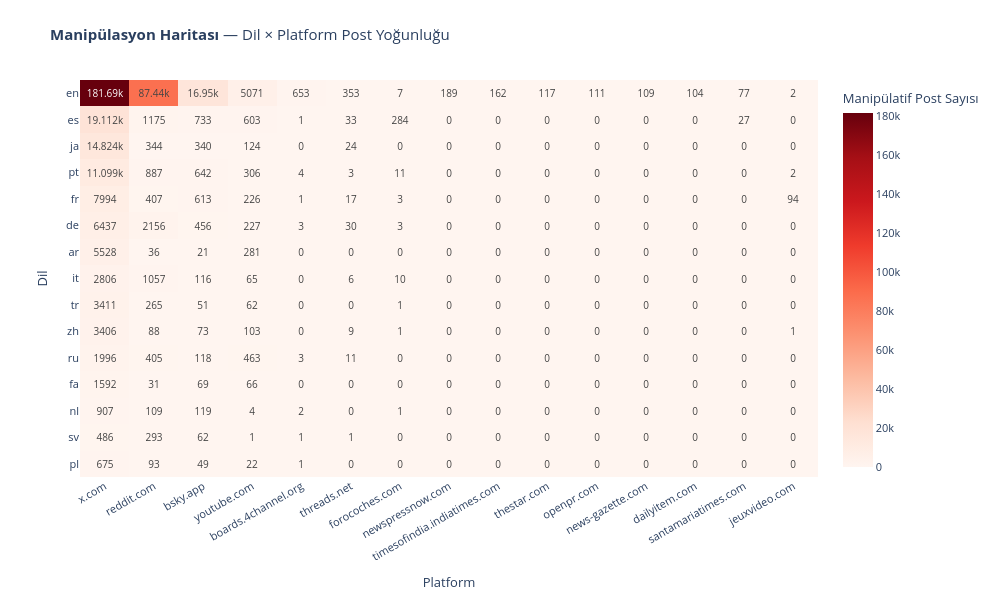

Source (notebook cell):
### Code cell
fig_html = px.imshow(
    manip_pivot,
    title='<b>Manipülasyon Haritası</b> — Dil × Platform Post Yoğunluğu',
    labels=dict(x='Platform', y='Dil', color='Manipülatif Post Sayısı'),
    color_continuous_scale='Reds', aspect='auto', text_auto=True, height=600, width=1000,
)
fig_html.update_layout(font=dict(size=11), title_font_size=15,
                       margin=dict(l=80, r=40, t=80, b=100))
fig_html.update_xaxes(tickangle=-30)
fig_html.show()

### Figure 1 — Plotly figure (JSON) as saved in the notebook; plotly's stock layout.template omitted (floating-point values rounded to 4 significant figures; data arrays with more than 128 entries replaced by an {"elided": "..."} marker saying what was removed)
{"data": [{"coloraxis": "coloraxis", "hovertemplate": "Platform: %{x}<br>Dil: %{y}<br>Manipülatif Post Sayısı: %{z}<extra></extra>", "name": "0", "texttemplate": "%{z}", "type": "heatmap", "x": ["x.com", "reddit.com", "bsky.app", "youtube.com", "boards.4channel.org", "threads.net", "forocoches.com", "newspressnow.com", "timesofindia.indiatimes.com", "thestar.com", "openpr.com", "news-gazette.com", "dailyitem.com", "santamariatimes.com", "jeuxvideo.com"], "xaxis": "x", "y": ["en", "es", "ja", "pt", "fr", "de", "ar", "it", "tr", "zh", "ru", "fa", "nl", "sv", "pl"], "yaxis": "y", "z": {"elided": "15x15 int values"}}], "layout": {"coloraxis": {"colorbar": {"title": {"text": "Manipülatif Post Sayısı"}}, "colorscale": [[0, "rgb(255,245,240)"], [0.125, "rgb(254,224,210)"], [0.25, "rgb(252,187,161)"], [0.375, "rgb(252,146,114)"], [0.5, "rgb(251,106,74)"], [0.625, "rgb(239,59,44)"], [0.75, "rgb(203,24,29)"], [0.875, "rgb(165,15,21)"], [1, "rgb(103,0,13)"]]}, "font": {"size": 11}, "height": 600, "margin": {"b": 100, "l": 80, "r": 40, "t": 80}, "title": {"font": {"size": 15}, "text": "<b>Manipülasyon Haritası</b> — Dil × Platform Post Yoğunluğu"}, "width": 1000, "xaxis": {"anchor": "y", "domain": [0, 1], "tickangle": -30, "title": {"text": "Platform"}}, "yaxis": {"anchor": "x", "autorange": "reversed", "domain": [0, 1], "title": {"text": "Dil"}}}}
